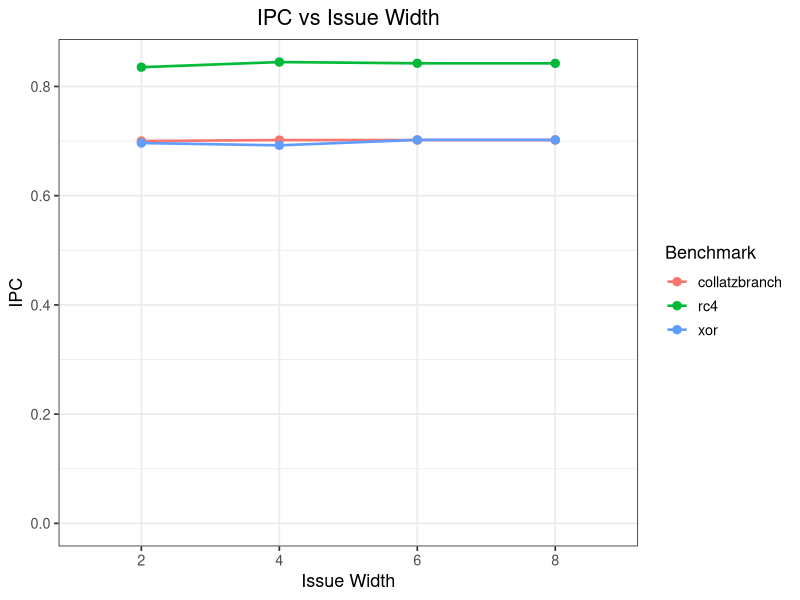
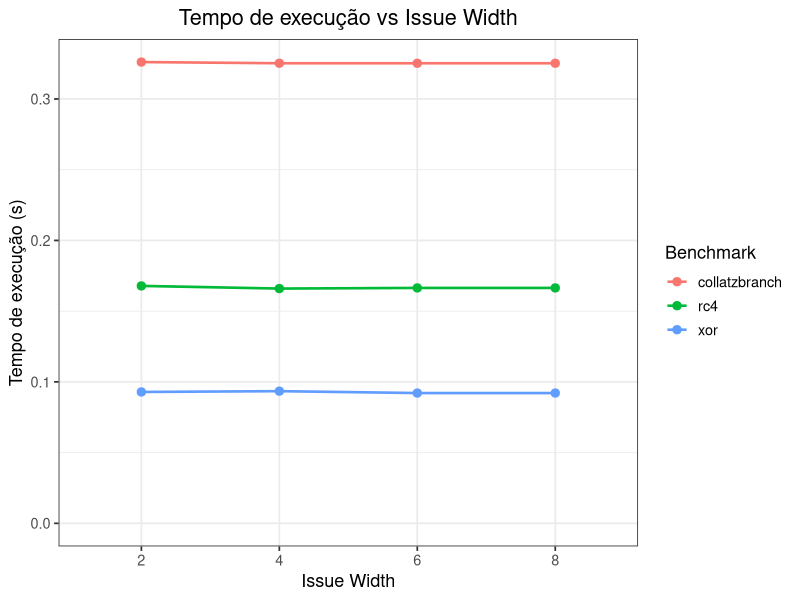
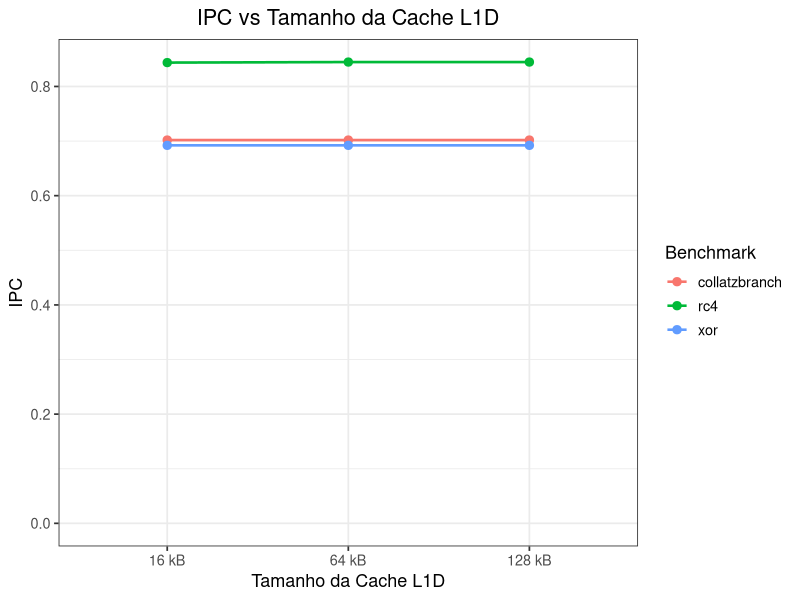
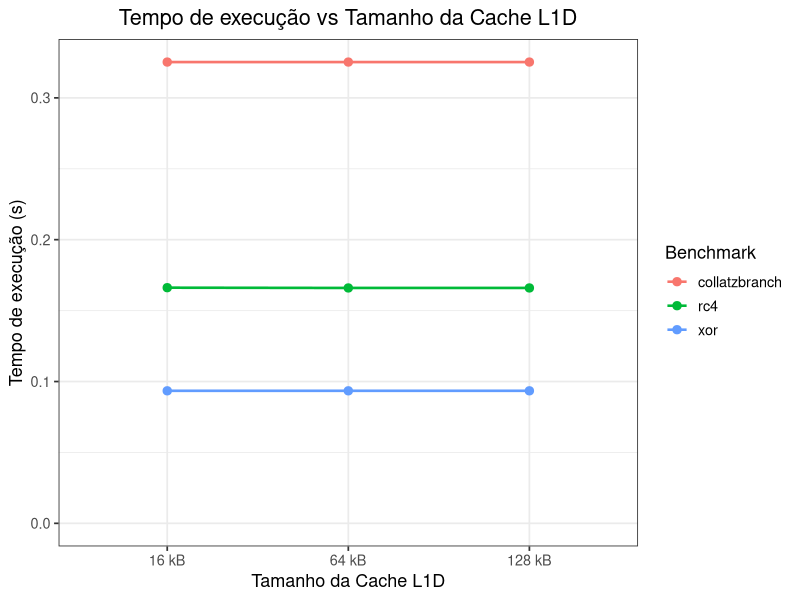
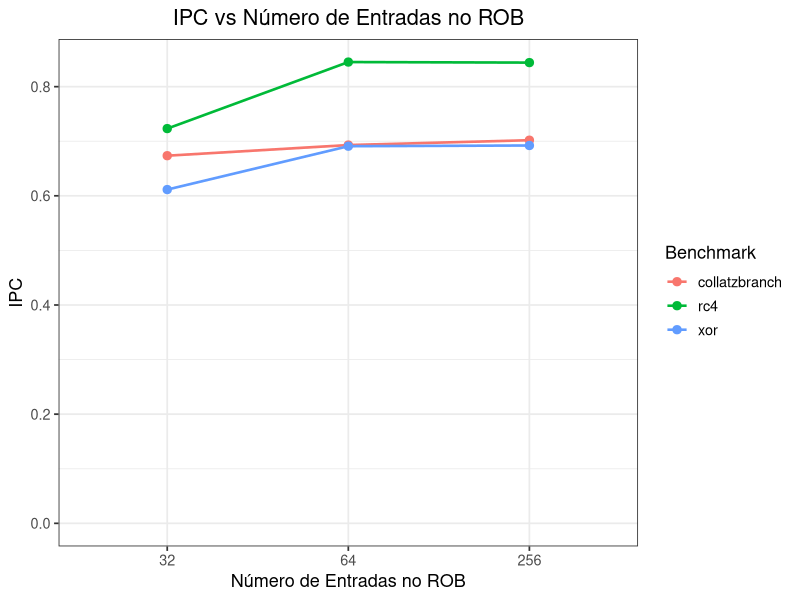
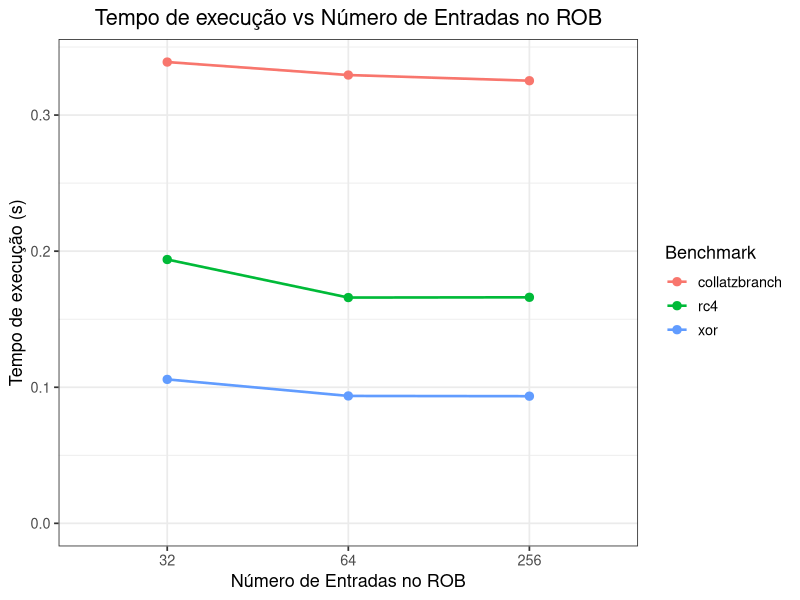

Write R code to recreate these figures, in order.
library(ggplot2)

benchmarks <- c("collatzbranch", "rc4", "xor")

# ── issuewidth data ────────────────────────────────────────────────────────────
iw <- data.frame(
  issuewidth = c(2, 4, 6, 8,   2, 4, 6, 8,   2, 4, 6, 8),
  benchmark  = rep(benchmarks, each = 4),
  ipc        = c(0.700096, 0.701915, 0.701913, 0.701913,
                 0.835306, 0.844715, 0.842397, 0.842397,
                 0.696399, 0.692191, 0.702220, 0.702220),
  sim_sec    = c(0.326092, 0.325246, 0.325247, 0.325247,
                 0.167840, 0.165970, 0.166427, 0.166427,
                 0.092880, 0.093445, 0.092110, 0.092110)
)
iw$issuewidth <- factor(iw$issuewidth)

# ── L1D cache size data ────────────────────────────────────────────────────────
l1d <- data.frame(
  l1d_kB    = c(16, 64, 128,   16, 64, 128,   16, 64, 128),
  benchmark = rep(benchmarks, each = 3),
  ipc       = c(0.701915, 0.701915, 0.701915,
                0.843732, 0.844715, 0.844705,
                0.692192, 0.692191, 0.692191),
  sim_sec   = c(0.325246, 0.325246, 0.325246,
                0.166163, 0.165970, 0.165972,
                0.093445, 0.093445, 0.093445)
)
l1d$l1d_kB <- factor(l1d$l1d_kB, levels = c(16, 64, 128),
                     labels = c("16 kB", "64 kB", "128 kB"))

# ── numROB data ────────────────────────────────────────────────────────────────
rob <- data.frame(
  numROB    = c(32, 64, 256,   32, 64, 256,   32, 64, 256),
  benchmark = rep(benchmarks, each = 3),
  ipc       = c(0.673512, 0.693029, 0.701915,
                0.723159, 0.845048, 0.844051,
                0.611466, 0.690907, 0.692191),
  sim_sec   = c(0.338962, 0.329417, 0.325246,
                0.193868, 0.165905, 0.166101,
                0.105781, 0.093618, 0.093445)
)
rob$numROB <- factor(rob$numROB)

# ── helper ─────────────────────────────────────────────────────────────────────
make_plot <- function(df, x_col, y_col, x_lab, y_lab, title) {
  ggplot(df, aes_string(x = x_col, y = y_col,
                        color = "benchmark", group = "benchmark")) +
    geom_line(linewidth = 0.9) +
    geom_point(size = 2.5) +
    labs(title = title, x = x_lab, y = y_lab, color = "Benchmark") +
    expand_limits(y = 0) +
    theme_bw(base_size = 13) +
    theme(legend.position = "right",
          plot.title = element_text(hjust = 0.5))
}

# ── 6 plots ────────────────────────────────────────────────────────────────────
p1 <- make_plot(iw,  "issuewidth", "ipc",
                "Issue Width", "IPC",
                "IPC vs Issue Width")

p2 <- make_plot(iw,  "issuewidth", "sim_sec",
                "Issue Width", "Tempo de execução (s)",
                "Tempo de execução vs Issue Width")

p3 <- make_plot(l1d, "l1d_kB", "ipc",
                "Tamanho da Cache L1D", "IPC",
                "IPC vs Tamanho da Cache L1D")

p4 <- make_plot(l1d, "l1d_kB", "sim_sec",
                "Tamanho da Cache L1D", "Tempo de execução (s)",
                "Tempo de execução vs Tamanho da Cache L1D")

p5 <- make_plot(rob, "numROB", "ipc",
                "Número de Entradas no ROB", "IPC",
                "IPC vs Número de Entradas no ROB")

p6 <- make_plot(rob, "numROB", "sim_sec",
                "Número de Entradas no ROB", "Tempo de execução (s)",
                "Tempo de execução vs Número de Entradas no ROB")

# ── save ───────────────────────────────────────────────────────────────────────
ggsave("plot1_issuewidth_ipc.png",  p1, width = 7, height = 4.5, dpi = 150)
ggsave("plot2_issuewidth_time.png", p2, width = 7, height = 4.5, dpi = 150)
ggsave("plot3_l1d_ipc.png",         p3, width = 7, height = 4.5, dpi = 150)
ggsave("plot4_l1d_time.png",        p4, width = 7, height = 4.5, dpi = 150)
ggsave("plot5_rob_ipc.png",         p5, width = 7, height = 4.5, dpi = 150)
ggsave("plot6_rob_time.png",        p6, width = 7, height = 4.5, dpi = 150)

cat("Gráficos salvos:\n")
cat("  plot1_issuewidth_ipc.png\n")
cat("  plot2_issuewidth_time.png\n")
cat("  plot3_l1d_ipc.png\n")
cat("  plot4_l1d_time.png\n")
cat("  plot5_rob_ipc.png\n")
cat("  plot6_rob_time.png\n")
